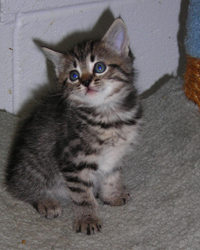
#> input picture image/1073.jpg, 200 x 250 px, found by its file name
$ jupyter execute 'Apply_image_segmentation_techniques (1).ipynb'   (text cells are left out)
#> lines starting #> are read from the running program, lines starting #| are printed output that depends on the picture; pictures that were not available may be replaced by others from this repository, and a replacement may not be noted
#> further down, image1 is the input picture: shape (250, 200, 3); mean B, G, R 99.1, 98.2, 101.8
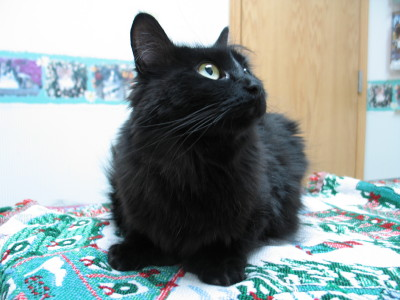
#> input picture image/147.jpg, 400 x 300 px, given in place of 14.jpg, which was not available
#> further down, image2 is the input picture: shape (300, 400, 3); mean B, G, R 154.6, 156.1, 144.8
[cell 1]
import cv2
import numpy as np
import matplotlib.pyplot as plt

def match_features(image1, image2):
    # Convert images to grayscale
    gray1 = cv2.cvtColor(image1, cv2.COLOR_BGR2GRAY)
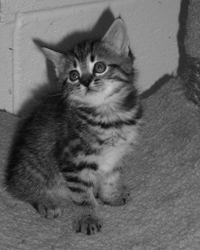
#> gray1: shape (250, 200); min 8, max 210, mean 99.4
    gray2 = cv2.cvtColor(image2, cv2.COLOR_BGR2GRAY)
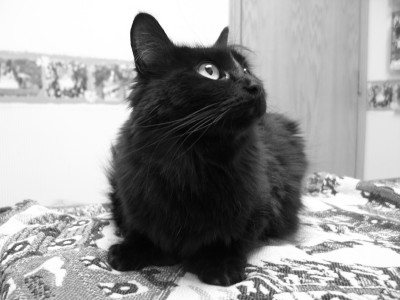
#> gray2: shape (300, 400); min 0, max 255, mean 152.5

    # Initialize SIFT detector
    sift = cv2.SIFT_create()

    # Detect SIFT features and compute descriptors.
    keypoints1, descriptors1 = sift.detectAndCompute(gray1, None)
#> keypoints1 = 306 keypoints; strongest (x, y, size): (92, 59, 2.9), (92, 60, 2.8), (97, 74, 2.1), (94, 166, 5.3)
    keypoints2, descriptors2 = sift.detectAndCompute(gray2, None)
#> keypoints2 = 837 keypoints; strongest (x, y, size): (145, 28, 20.6), (209, 66, 2.6), (204, 73, 4.4), (108, 238, 12.7)

    # Initialize and use BFMatcher
    bf = cv2.BFMatcher(cv2.NORM_L2, crossCheck=True)
    matches = bf.match(descriptors1, descriptors2)
#> matches = 152 matches

    # Sort matches by distance. Best come first.
    matches = sorted(matches, key=lambda x:x.distance)

    # Draw first 10 matches.
    match_img = cv2.drawMatches(image1, keypoints1, image2, keypoints2, matches[:10], None, flags=2)
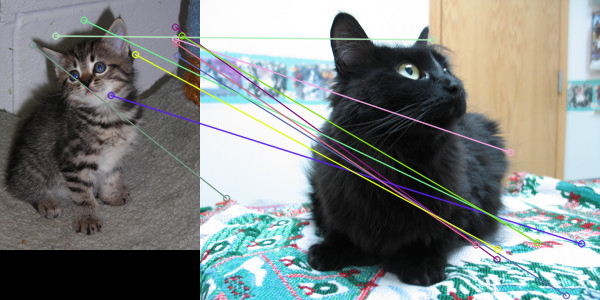
#> match_img: shape (300, 600, 3); mean B, G, R 130.8, 132.1, 125.7

    # Show the matched image
    plt.figure(figsize=(10,5))
    plt.imshow(match_img)
    plt.show()

# Load your images
image1 = cv2.imread('/content/1073.jpg')
image2 = cv2.imread('/content/14.jpg')

match_features(image1, image2)
